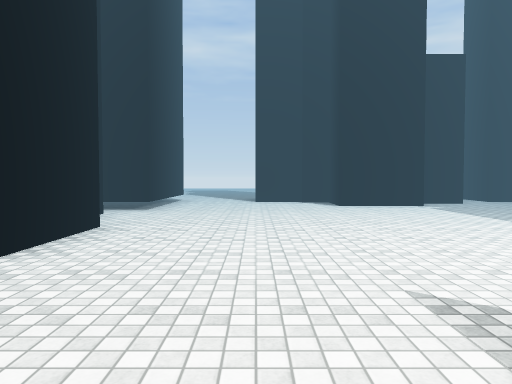
view 1 (above)

16 first-person views from a walk through a scene from a Unity 3-D project. The camera is 1.4 m above the floor, tilts 2° down and sees 70° across. The floor is counted in squares, 2 m on a side. Each view is taken from the middle of a square. On the plan, view 1 faces up. The plan holds only what a view shows up to about 11 squares ahead; the rest is blank. The place goes on beyond the plan. The player character is not drawn. Surface patterns are stand-ins for the level's own textures.

view 2
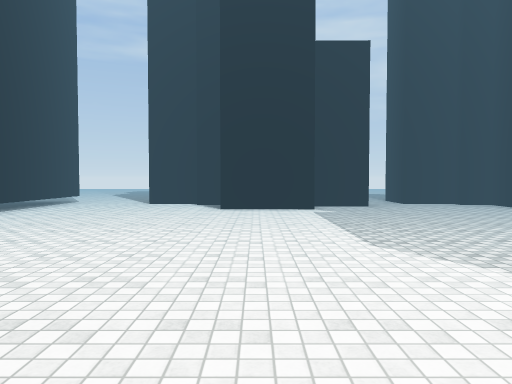

view 3
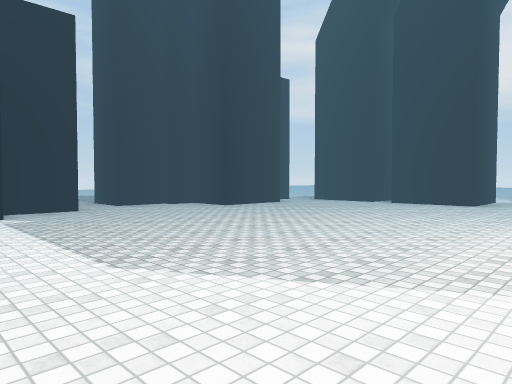

view 4
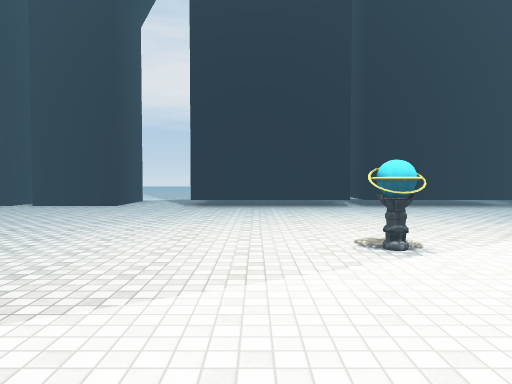

view 5
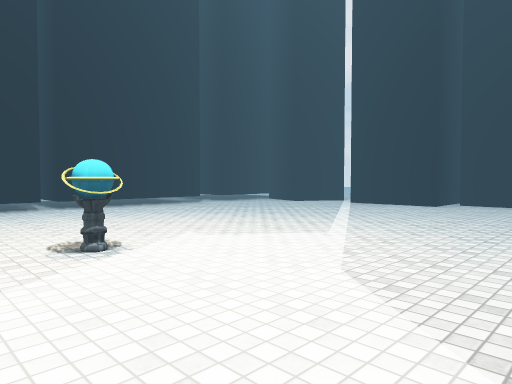

view 6
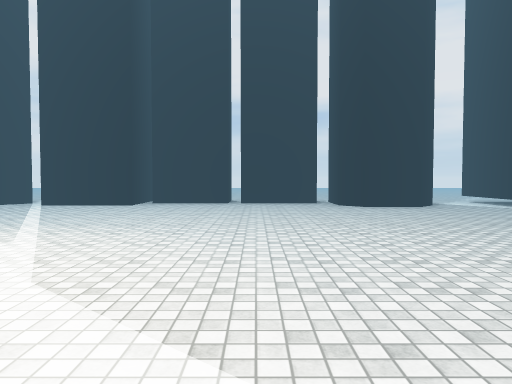

view 7
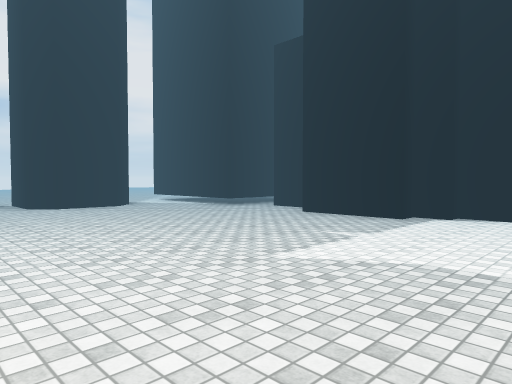

view 8
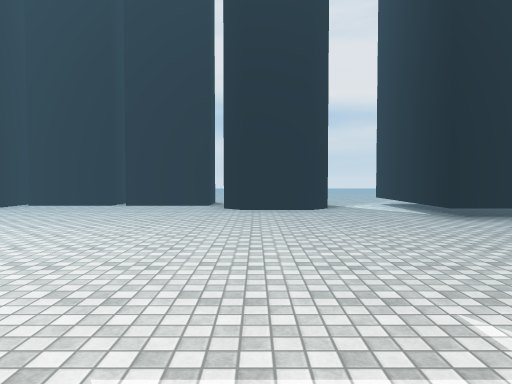

view 9
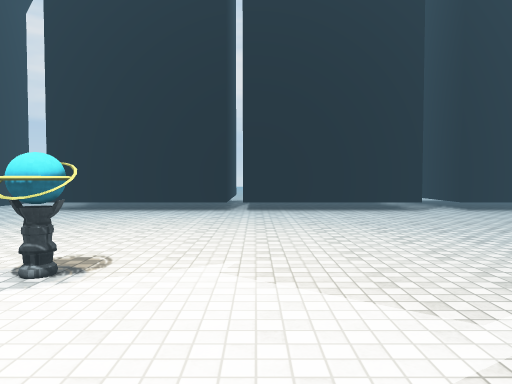

view 10
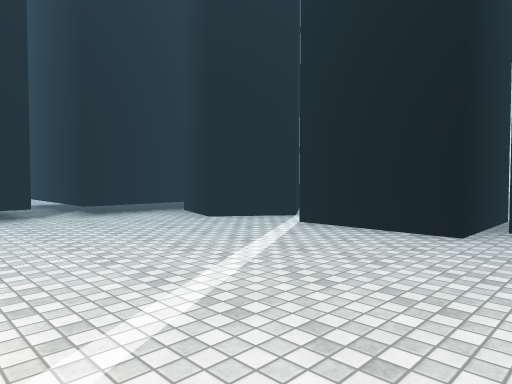

view 11
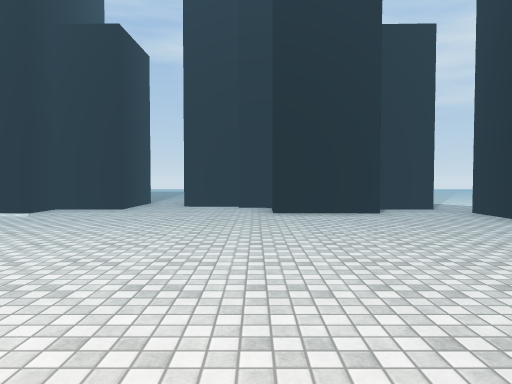

view 12
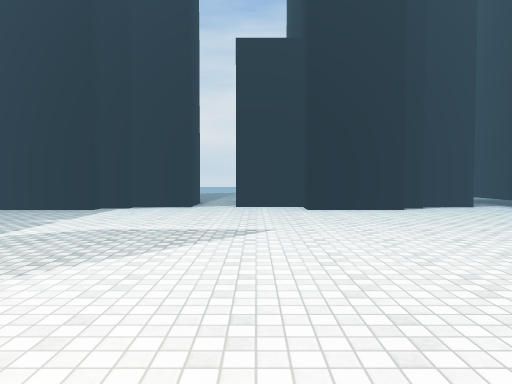

view 13
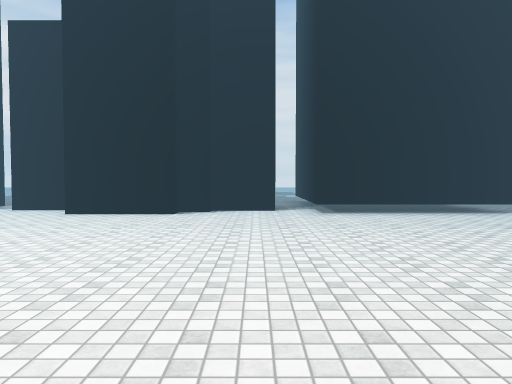

view 14
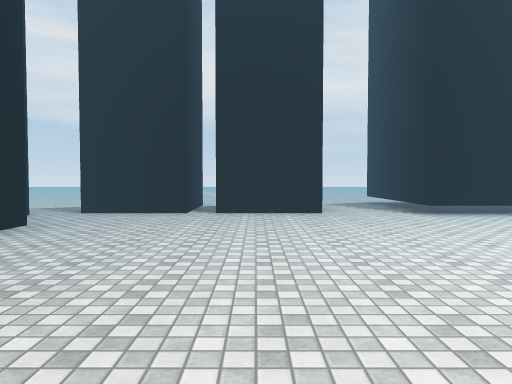

view 15
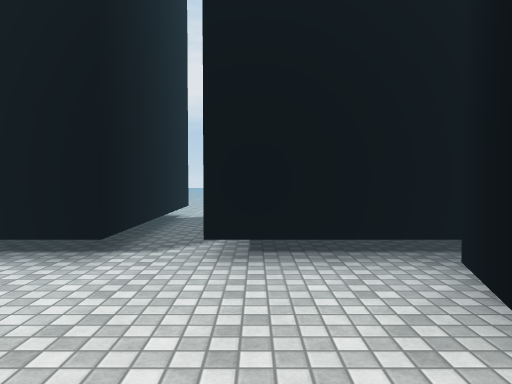

view 16
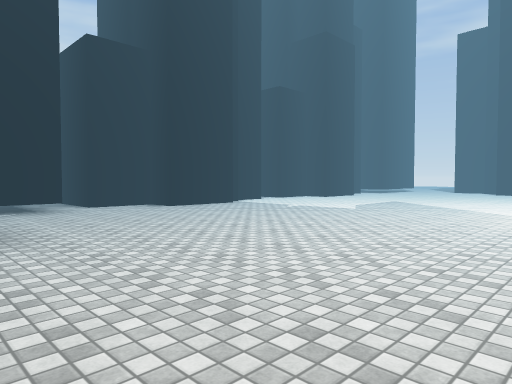

### Floor plan
Points are (right, up) in squares from view 1. A wall is a line through its corners. A room is listed if a view was taken in it or the views show most of it. See-through windows are left out.
Room 1 (views 1, 2, 3, 4, 5, 6, 7, 8, 9, 10, 11, 12, 13, 14, 15, 16)
walls: (-2.8, -1) (-2.8, -1.7) (-2.3, -1.7) (-2.3, -3.9) (-3.1, -3.9) (-3.1, -5.7); (-3.1, 0.4) (-3.1, -1.1); (13.1, -1.4) (13.1, 2.6); (13.5, 4.6) (13.5, 6.9); (-2.8, 6.1) (-2.8, 5.4) (-2.3, 5.4) (-2.3, 3.2) (-3.1, 3.2) (-3.1, 1.5); (-3.1, 7.5) (-3.1, 6); (4.8, -9.6) (7.1, -9.6); (13.5, 7.4) (13.5, 9.6); (6, 11.6) (5.9, 10.4) (4.4, 10.4) (4.4, 9.5) (2.2, 9.5) (2.2, 11.1) (1.4, 11.1); (11.6, 9.4) (9.4, 9.4) (9.4, 10.9) (8.6, 10.9) (8.6, 11.3) (7.3, 11.3); (2.2, -9.6) (4.5, -9.6); (1.4, 11.4) (0, 11.4); (-0.7, -8.8) (-0.2, -8.3) (1.3, -8.3) (1.8, -8.7); (-4.1, -6.4) (-2.3, -6.4) (-2.3, -8.6); (10.5, -9.6) (11.5, -8.2) (13.1, -8.7) (13.1, -6.4) (16.8, -6.4); (13.1, 10.3) (11.8, 10.3); (7.3, -11.2) (7.3, -8.8) (9.8, -8.8); (-2.3, 12.2) (-2.3, 8.2); (17.1, -5.7) (13.1, -5.7) (13.1, -1.7)
ways out: opening at (-4, -6); opening at (-4, 1); opening at (-3, 8); opening at (-1.5, -9.5); opening at (-1.5, 12); opening at (2, -10); opening at (7, 12); opening at (10, -9.5); opening at (14, 10); opening at (14.5, 3.5); opening at (14.5, 7); opening at (18, -6)
objects: other object (8, 0)

Where each view was taken, in squares from view 1:
view 1: 0 up, 0 right, facing up
view 2: 1 up, 3 right, facing up
view 3: 2 up, 3 right, facing up-right
view 4: 1 up, 4 right, facing right
view 5: 1 up, 4 right, facing down-right
view 6: 1 up, 4 right, facing down
view 7: 1 up, 4 right, facing down-left
view 8: 0 up, 1 right, facing down
view 9: 2 down, 5 right, facing right
view 10: 4 down, 6 right, facing down-right
view 11: 2 up, 9 right, facing up
view 12: 2 up, 6 right, facing left
view 13: 7 up, 5 right, facing left
view 14: 6 up, 6 right, facing right
view 15: 7 down, 10 right, facing right
view 16: 9 down, 6 right, facing up-left
